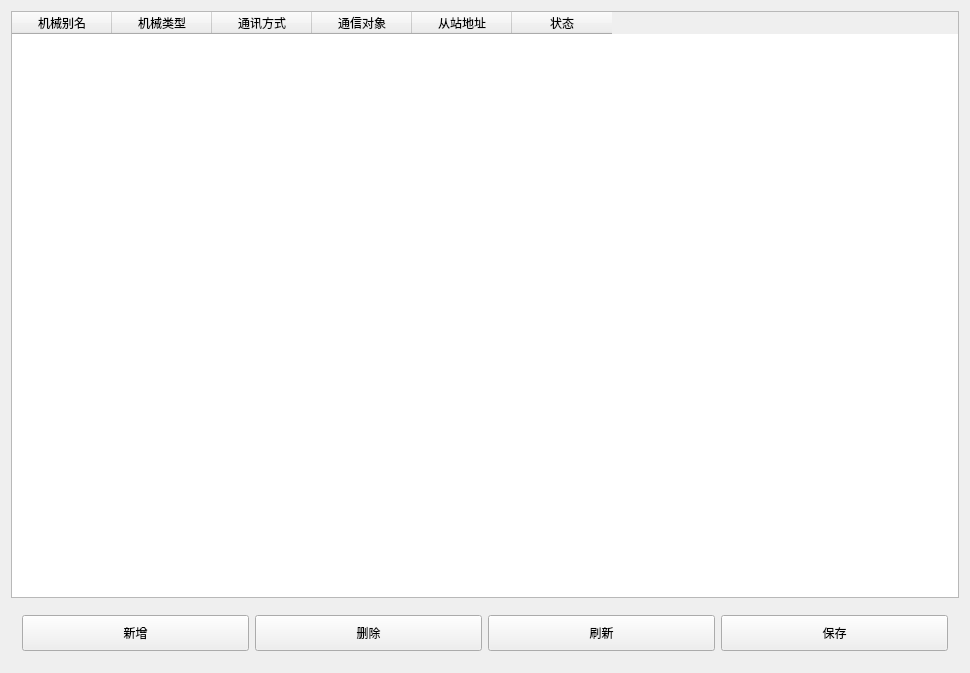
<?xml version="1.0" encoding="UTF-8"?>
<ui version="4.0">
 <class>MachineConfigView</class>
 <widget class="QWidget" name="MachineConfigView">
  <property name="geometry">
   <rect>
    <x>0</x>
    <y>0</y>
    <width>970</width>
    <height>673</height>
   </rect>
  </property>
  <property name="windowTitle">
   <string>HardWareConfigView</string>
  </property>
  <layout class="QGridLayout" name="gridLayout">
   <item row="0" column="0">
    <widget class="QTableWidget" name="tableWidget">
     <column>
      <property name="text">
       <string>机械别名</string>
      </property>
     </column>
     <column>
      <property name="text">
       <string>机械类型</string>
      </property>
     </column>
     <column>
      <property name="text">
       <string>通讯方式</string>
      </property>
     </column>
     <column>
      <property name="text">
       <string>通信对象</string>
      </property>
     </column>
     <column>
      <property name="text">
       <string>从站地址</string>
      </property>
     </column>
     <column>
      <property name="text">
       <string>状态</string>
      </property>
     </column>
    </widget>
   </item>
   <item row="1" column="0">
    <widget class="QWidget" name="widget" native="true">
     <property name="minimumSize">
      <size>
       <width>0</width>
       <height>0</height>
      </size>
     </property>
     <layout class="QHBoxLayout" name="horizontalLayout_2">
      <item>
       <widget class="QPushButton" name="addBtn">
        <property name="sizePolicy">
         <sizepolicy hsizetype="Preferred" vsizetype="Preferred">
          <horstretch>0</horstretch>
          <verstretch>0</verstretch>
         </sizepolicy>
        </property>
        <property name="minimumSize">
         <size>
          <width>0</width>
          <height>36</height>
         </size>
        </property>
        <property name="text">
         <string>新增</string>
        </property>
       </widget>
      </item>
      <item>
       <widget class="QPushButton" name="deleteBtn">
        <property name="sizePolicy">
         <sizepolicy hsizetype="Preferred" vsizetype="Preferred">
          <horstretch>0</horstretch>
          <verstretch>0</verstretch>
         </sizepolicy>
        </property>
        <property name="minimumSize">
         <size>
          <width>0</width>
          <height>36</height>
         </size>
        </property>
        <property name="text">
         <string>删除</string>
        </property>
       </widget>
      </item>
      <item>
       <widget class="QPushButton" name="updateBtn">
        <property name="sizePolicy">
         <sizepolicy hsizetype="Preferred" vsizetype="Preferred">
          <horstretch>0</horstretch>
          <verstretch>0</verstretch>
         </sizepolicy>
        </property>
        <property name="minimumSize">
         <size>
          <width>0</width>
          <height>36</height>
         </size>
        </property>
        <property name="text">
         <string>刷新</string>
        </property>
       </widget>
      </item>
      <item>
       <widget class="QPushButton" name="saveBtn">
        <property name="sizePolicy">
         <sizepolicy hsizetype="Preferred" vsizetype="Preferred">
          <horstretch>0</horstretch>
          <verstretch>0</verstretch>
         </sizepolicy>
        </property>
        <property name="minimumSize">
         <size>
          <width>0</width>
          <height>36</height>
         </size>
        </property>
        <property name="text">
         <string>保存</string>
        </property>
       </widget>
      </item>
     </layout>
    </widget>
   </item>
  </layout>
 </widget>
 <layoutdefault spacing="6" margin="11"/>
 <resources/>
 <connections/>
</ui>
